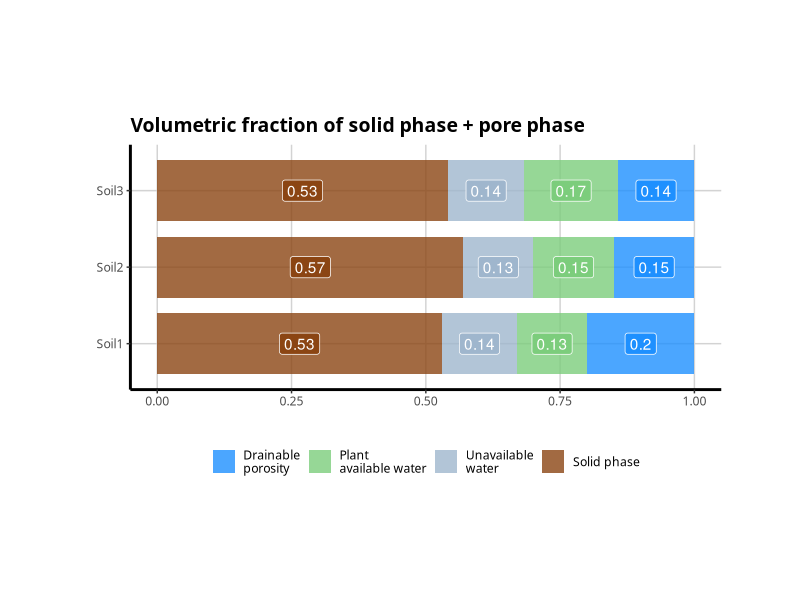

Here is the R script that generated this plot:
library(tidyverse)

water_content <- tribble(
  ~ id,
  ~ drainable,
  ~ plant_aw,
  ~ unavailable,
  ~ solid_fraction,
  "Soil1",
  0.20,
  0.13,
  0.14,
  0.53,
  "Soil2",
  0.15,
  0.15,
  0.13,
  0.57,
  "Soil3",
  0.14,
  0.17,
  0.14,
  0.53
)

water_long <-
  water_content %>% pivot_longer(drainable:solid_fraction, names_to = "volumetric_value") %>%
  mutate(volumetric_value = fct_relevel(
    volumetric_value,
    c("drainable",
      "plant_aw",
      "unavailable",
      "solid_fraction")
  ))

plot1 <- ggplot(water_long,
                aes(
                  fill = volumetric_value,
                  y = as.numeric(value),
                  label = value,
                  x = id
                )) +
  geom_bar(
    position = "fill",
    stat = "identity",
    width = 0.80,
    alpha = 0.8
  ) +
  coord_flip() +
  scale_fill_manual(
    labels = c(
      "Drainable\nporosity",
      "Plant\navailable water",
      "Unavailable\nwater",
      "Solid phase"
    ),
    values = c("dodgerblue", "palegreen3", "slategray3", "saddlebrown")
  ) +
  geom_label(position = position_fill(vjust = .5),
             color = "#FFFFFF",
             show.legend  = F) +
  ggtitle("Volumetric fraction of solid phase + pore phase") +
  ylim(x = c(0, 1)) +
  labs(x = "", y = "") +
  theme(
    axis.line = element_line(size = 1, colour = "black"),
    panel.grid.major = element_line(colour = "#d3d3d3"),
    panel.grid.minor = element_blank(),
    panel.border = element_blank(),
    plot.title = element_text(
      size = 14,
      family = "Tahoma",
      face = "bold"
    ),
    text = element_text(family = "Tahoma"),
    panel.background = element_blank(),
    legend.position = "bottom",
    legend.title = element_blank()
  ) +
  theme(plot.margin = unit(c(3, 2, 3, 2), "cm"))

ggsave("plots/plot1.png")
